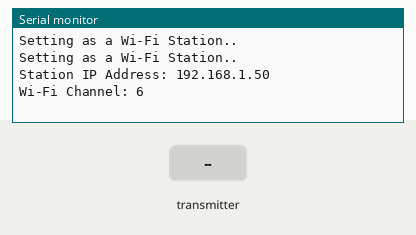
Bench run of a sketch on a simulated ESP32. Parts: the last lines printed to the serial monitor. The test bench sets the inputs (shaded band). WiFi joins after 1.5 s; servers stay silent unless stated.

Above: at 3.2 s.
3.3 s: the transmitter starts sending id = 0
At 3.61 s:
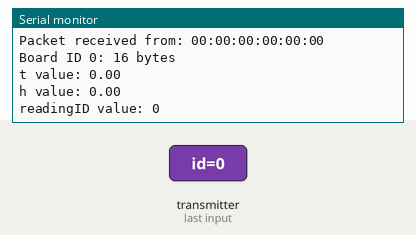
4.8 s: the transmitter starts sending temp = 25
6.3 s: the transmitter starts sending hum = 25
7.8 s: the transmitter starts sending readingId = 1
At 8.11 s:
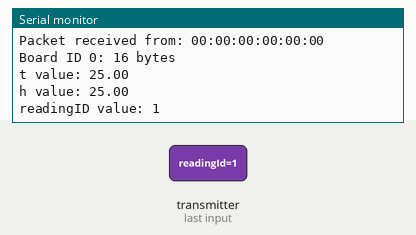
9.3 s: the transmitter starts sending id = 1
10.8 s: the transmitter starts sending temp = 50
Timing chart, 0 to 13.3 s (numbered marks = the images above; inputs shaded):
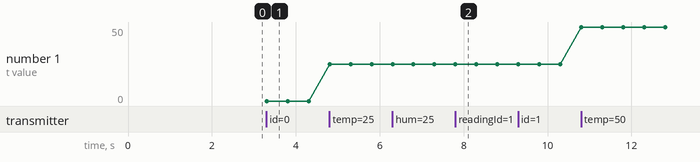

Measured:
- after the input at 3.3 s, the serial monitor: prints a new line at once (image 1)
- after the input at 7.8 s, the serial monitor: prints a new line at once (image 2)
- plotted number 1: 0 → 25 after the input at 4.8 s, 25 → 50 after the input at 10.8 s

The sketch:

Teste-WebSer-EstacaoMetereoligica.ino
```cpp
// (licence header left out)
#include <esp_now.h>
#include <WiFi.h>
#include "ESPAsyncWebServer.h"
#include <Arduino_JSON.h>

// Replace with your network credentials (STATION)
const char* ssid = "RVR 2,4GHz";
const char* password = "RodrigoValRobson2021";
IPAddress staticIP(192, 168, 15, 45);
IPAddress gateway(192, 168, 15, 1);
IPAddress subnet(255, 255, 255, 0);
IPAddress dns(192, 168, 15, 1);
const char* http_username = "Lobo Alfa";
const char* http_password = "@Lobo#Alfa@";
const char* PARAM_INPUT_1 = "output";
const char* PARAM_INPUT_2 = "state";

// Structure example to receive data
// Must match the sender structure
typedef struct struct_message {
  int id;
  float temp;
  float hum;
  unsigned int readingId;
} struct_message;

struct_message incomingReadings;

JSONVar board;

AsyncWebServer server(8221);
AsyncEventSource events("/events");

// callback function that will be executed when data is received
void OnDataRecv(const uint8_t * mac_addr, const uint8_t *incomingData, int len) {
  // Copies the sender mac address to a string
  char macStr[18];
  Serial.print("Packet received from: ");
  snprintf(macStr, sizeof(macStr), "%02x:%02x:%02x:%02x:%02x:%02x",
           mac_addr[0], mac_addr[1], mac_addr[2], mac_addr[3], mac_addr[4], mac_addr[5]);
  Serial.println(macStr);
  memcpy(&incomingReadings, incomingData, sizeof(incomingReadings));

  board["id"] = incomingReadings.id;
  board["temperature"] = incomingReadings.temp;
  board["humidity"] = incomingReadings.hum;
  board["readingId"] = String(incomingReadings.readingId);
  String jsonString = JSON.stringify(board);
  events.send(jsonString.c_str(), "new_readings", millis());

  Serial.printf("Board ID %u: %u bytes\n", incomingReadings.id, len);
  Serial.printf("t value: %4.2f \n", incomingReadings.temp);
  Serial.printf("h value: %4.2f \n", incomingReadings.hum);
  Serial.printf("readingID value: %d \n", incomingReadings.readingId);
  Serial.println();
}

const char index_html[] PROGMEM = R"rawliteral(
<!DOCTYPE HTML><html>
<head>
  <title>ESP-NOW DASHBOARD</title>
  <meta name="viewport" content="width=device-width, initial-scale=1">
  <link rel="stylesheet" href="https://use.fontawesome.com/releases/v5.7.2/css/all.css" integrity="sha384-fnmOCqbTlWIlj8LyTjo7mOUStjsKC4pOpQbqyi7RrhN7udi9RwhKkMHpvLbHG9Sr" crossorigin="anonymous">
  <link rel="icon" href="data:,">
  <style>
    html {font-family: Arial; display: inline-block; text-align: center;}
    p {  font-size: 1.2rem;}
    body {  margin: 0;}
    .topnav { overflow: hidden; background-color: #2f4468; color: white; font-size: 1.7rem; }
    .content { padding: 20px; }
    .card { background-color: white; box-shadow: 2px 2px 12px 1px rgba(140,140,140,.5); }
    .cards { max-width: 700px; margin: 0 auto; display: grid; grid-gap: 2rem; grid-template-columns: repeat(auto-fit, minmax(300px, 1fr)); }
    .reading { font-size: 2.8rem; }
    .packet { color: #bebebe; }
    .card.temperature { color: #fd7e14; }
    .card.humidity { color: #1b78e2; }
  </style>
</head>
<body>
  <div class="topnav">
    <h3>ESP-NOW DASHBOARD</h3>
  </div>
  <div class="content">
    <div class="cards">
      <div class="card temperature">
        <h4><i class="fas fa-thermometer-half"></i> BOARD #1 - TEMPERATURE</h4><p><span class="reading"><span id="t1"></span> &deg;C</span></p><p class="packet">Reading ID: <span id="rt1"></span></p>
      </div>
      <div class="card humidity">
        <h4><i class="fas fa-tint"></i> BOARD #1 - HUMIDITY</h4><p><span class="reading"><span id="h1"></span> &percnt;</span></p><p class="packet">Reading ID: <span id="rh1"></span></p>
      </div>
      <div class="card temperature">
        <h4><i class="fas fa-thermometer-half"></i> BOARD #2 - TEMPERATURE</h4><p><span class="reading"><span id="t2"></span> &deg;C</span></p><p class="packet">Reading ID: <span id="rt2"></span></p>
      </div>
      <div class="card humidity">
        <h4><i class="fas fa-tint"></i> BOARD #2 - HUMIDITY</h4><p><span class="reading"><span id="h2"></span> &percnt;</span></p><p class="packet">Reading ID: <span id="rh2"></span></p>
      </div>
    </div>
  </div>
<script>
if (!!window.EventSource) {
 var source = new EventSource('/events');

 source.addEventListener('open', function(e) {
  console.log("Events Connected");
 }, false);
 source.addEventListener('error', function(e) {
  if (e.target.readyState != EventSource.OPEN) {
    console.log("Events Disconnected");
  }
 }, false);

 source.addEventListener('message', function(e) {
  console.log("message", e.data);
 }, false);

 source.addEventListener('new_readings', function(e) {
  console.log("new_readings", e.data);
  var obj = JSON.parse(e.data);
  document.getElementById("t"+obj.id).innerHTML = obj.temperature.toFixed(2);
  document.getElementById("h"+obj.id).innerHTML = obj.humidity.toFixed(2);
  document.getElementById("rt"+obj.id).innerHTML = obj.readingId;
  document.getElementById("rh"+obj.id).innerHTML = obj.readingId;
 }, false);
}
</script>
</body>
</html>)rawliteral";

void setup() {
  // Initialize Serial Monitor
  Serial.begin(115200);

  // Set the device as a Station and Soft Access Point simultaneously
  WiFi.mode(WIFI_AP_STA);

  // Set device as a Wi-Fi Station
  WiFi.begin(ssid, password);
  while (WiFi.status() != WL_CONNECTED) {
    delay(1000);
    Serial.println("Setting as a Wi-Fi Station..");
  }
  Serial.print("Station IP Address: ");
  Serial.println(WiFi.localIP());
  Serial.print("Wi-Fi Channel: ");
  Serial.println(WiFi.channel());

  // Init ESP-NOW
  if (esp_now_init() != ESP_OK) {
    Serial.println("Error initializing ESP-NOW");
    return;
  }

  // Once ESPNow is successfully Init, we will register for recv CB to
  // get recv packer info
  esp_now_register_recv_cb(OnDataRecv);

  server.on("/", HTTP_GET, [](AsyncWebServerRequest *request){
    request->send_P(200, "text/html", index_html);
  });

  events.onConnect([](AsyncEventSourceClient *client){
    if(client->lastId()){
      Serial.printf("Client reconnected! Last message ID that it got is: %u\n", client->lastId());
    }
    // send event with message "hello!", id current millis
    // and set reconnect delay to 1 second
    client->send("hello!", NULL, millis(), 10000);
  });
  server.addHandler(&events);
  server.begin();
}

void loop() {
  static unsigned long lastEventTime = millis();
  static const unsigned long EVENT_INTERVAL_MS = 5000;
  if ((millis() - lastEventTime) > EVENT_INTERVAL_MS) {
    events.send("ping",NULL,millis());
    lastEventTime = millis();
  }
}
```
